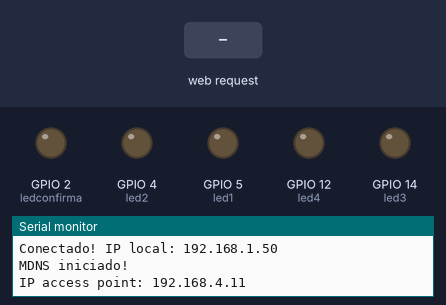
A sketch run on a simulated ESP8266 (NodeMCU). Parts: output pins drawn as LEDs (lit = HIGH), the last lines printed to the serial monitor. The inputs (shaded band) are chosen by the test bench. WiFi joins after 1.5 s; servers stay silent unless stated.

Above: at 3.2 s.
3.3 s: HTTP request GET /1/on received
At 4.2 s:
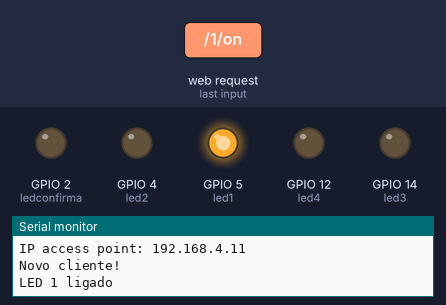
4.8 s: HTTP request GET /2/on received
At 5.4 s:
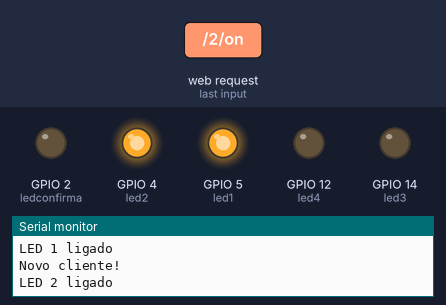
6.3 s: HTTP request GET /1/off received
At 7.5 s:
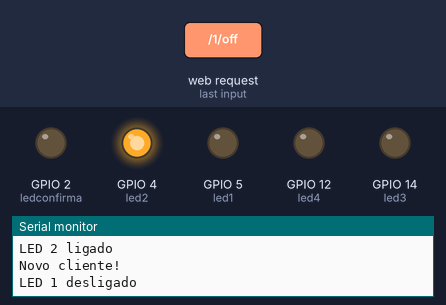
7.8 s: HTTP request GET /3/on received
At 8.9 s:
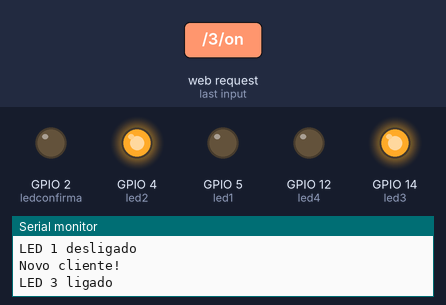
9.3 s: HTTP request GET /2/off received
At 10.0 s:
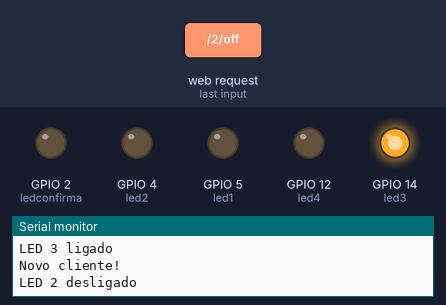
10.8 s: HTTP request GET /4/on received
At 11.1 s:
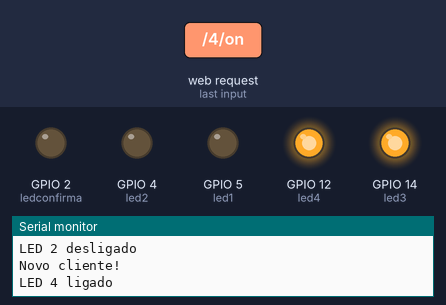
Timing chart, 0 to 13.3 s (numbered marks = the images above; inputs shaded):
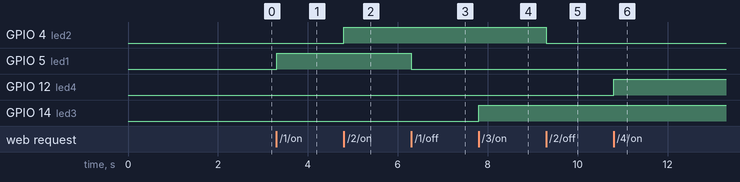

The sketch:

Servidor.ino
```cpp
#include <ESP8266WiFi.h>    // biblioteca wifi
#include <WiFiUdp.h>        // biblioteca udp
#include <ESP8266mDNS.h>

WiFiUDP udp;                // cria um objeto da classe UDP

const char* ssid = "Redmi";         // ID da rede wi-fi existente
const char* pass = "12345678";      // senha da rede wi-fi existente
const char* ap_ssid = "NodeMCU";    // ID da rede wi-fi criada
const char* ap_pass = "12345678";   // senha da rede wi-fi criada

const int port = 555;                     // porta para comunicacao UDP
const int serverport = 80;                // porta para conexao com o servidor

IPAddress stationIP(1,1,1,1);             // IP do esp estacao, placeholder ate a estacao conectar e fornecer seu ip (ver funcao listen)

// variaveis para geracao e formatacao da pagina html
String header;
String tab = "&nbsp;&nbsp;&nbsp;&nbsp;";
String singletab = "&nbsp;";
String paragrafo = "<p></p>";

// portas nas quais estarao ligados os leds acionados pelo esp servidor
const int led1 = 5;
const int led2 = 4;
const int led3 = 14;
const int led4 = 12;
const int ledconfirma = 2;

// variaveis para configuracao do ip local do esp servidor na rede existente
IPAddress local_ip(192,168,43,128);    // ip do esp servidor na rede existente
IPAddress gateway(192,168,43,1);
IPAddress subnet(255,255,255,0);

// variaveis que guardam os estados dos leds e motores
String ledstate_1 = "desligado";
String ledstate_2 = "desligado";
String ledstate_3 = "desligado";
String ledstate_4 = "desligado";
String motorstate_1 = "fechado";
String motorstate_2 = "fechado";

WiFiServer server(serverport);        // cria um objeto da classe WiFiServer

int contador = 0;
int limitecontagem = 500;
bool confirmacao = false;
bool erro = false;

void setup() {
  Serial.begin(115200);               // inicia a comunicacao serial]

  // inicializa as portas dos leds
  pinMode(led1, OUTPUT);
  pinMode(led2, OUTPUT);
  pinMode(led3, OUTPUT);
  pinMode(led4, OUTPUT);

  led(led1,false);
  led(led2,false);
  led(led3,false);
  led(led4,false);

  pinMode(ledconfirma, OUTPUT);
  digitalWrite(ledconfirma, LOW);

  udp.begin(port);                        // inicializa protocolo udp na porta escolhida

  WiFi.mode(WIFI_AP_STA);                 // configura o esp servidor pro modo access point + station (AP para o esp cliente, station na rede existente)
  WiFi.begin(ssid,pass);                  // conecta na rede existente
  WiFi.config(local_ip,subnet,gateway);   // configura o ip do esp servidor na rede existente
  Serial.print("Conectando a rede: ");
  Serial.print(ssid);
  while(WiFi.status() != WL_CONNECTED) {
    Serial.print(".");
    delay(1000);
  }

  Serial.println("");
  Serial.print("Conectado! IP local: ");
  Serial.println(WiFi.localIP());         // mostra o ip do servidor na rede existente (configurado acima)

  // inicia o servido de multicast dns
  if(MDNS.begin("myesp")) {
    Serial.println("MDNS iniciado!");
  }
  MDNS.addService("http","tcp",serverport); // inicia o servico de mDNS para os protocolos http e tcp na porta escolhida

  // configuracao do ip local na rede wi-fi a ser criada
  IPAddress local_ip(192,168,4,11);
  IPAddress gateway(192,168,1,11);
  IPAddress subnet(255,255,255,0);

  WiFi.softAP(ap_ssid,ap_pass);             // configura nome e senha da rede criada
  WiFi.begin();                             // inicia a rede wi-fi na qual o esp cliente vai se conectar
  WiFi.softAPConfig(local_ip, subnet, gateway); // configura o ip do esp servidor na rede criada

  Serial.print("IP access point: ");
  Serial.println(WiFi.softAPIP());          // mostra o ip do esp servidor na rede criada (configurado acima)

  server.begin();                           // inicia o webserver

}

void loop() {
  MDNS.update();                            // checa por conexoes no webserver utilizando o servidor dns local
  WiFiClient client = server.available();   // cria um objeto da classe WiFiClient e mostra o webserver como disponivel
  listen();                                 // checa se ha pacotes udp na porta 555
  if(client){                               // caso um cliente conecte a funcao clientconnected trata da conexao
    clientconnected(client);
  }
}

void clientconnected(WiFiClient client){
  Serial.println("Novo cliente!");
  String currentLine = "";
  while (client.connected()) {
    if (client.available()) {
      char c = client.read();
      header += c;
      if (c == '\n') {
        if (currentLine.length() == 0) {
          client.println("HTTP/1.1 200 OK");
          client.println("Content-type:text/html");
          client.println("Connection: close");
          client.println();

          // liga e desliga os LEDs, manda pacotes para o cliente acionar os motores
          if (header.indexOf("GET /1/on") >= 0) {
            Serial.println("LED 1 ligado");
            ledstate_1 = "ligado";
            led(led1,true);
          } else if (header.indexOf("GET /1/off") >= 0) {
            Serial.println("LED 1 desligado");
            ledstate_1 = "desligado";
            led(led1,false);
          } else if (header.indexOf("GET /2/on") >= 0) {
            Serial.println("LED 2 ligado");
            ledstate_2 = "ligado";
            led(led2,true);
          } else if (header.indexOf("GET /2/off") >= 0) {
            Serial.println("LED 2 desligado");
            ledstate_2 = "desligado";
            led(led2,false);
          } else if (header.indexOf("GET /3/on") >= 0) {
            Serial.println("LED 3 ligado");
            ledstate_3 = "ligado";
            led(led3,true);
          } else if (header.indexOf("GET /3/off") >= 0) {
            Serial.println("LED 3 desligado");
            ledstate_3 = "desligado";
            led(led3,false);
          } else if (header.indexOf("GET /4/on") >= 0) {
            Serial.println("LED 4 ligado");
            ledstate_4 = "ligado";
            led(led4,true);
          } else if (header.indexOf("GET /4/off") >= 0) {
            Serial.println("LED 4 desligado");
            ledstate_4 = "desligado";
            led(led4,false);
          } else if (header.indexOf("GET /m1/l1") >=0) {
            send(50);
            Serial.println("Motor 1 ligado, sentido horario");
            motorstate_1 = "aberto";
          } else if (header.indexOf("GET /m1/l2") >=0) {
            send(51);
            Serial.println("Motor 1 ligado, sentido anti-horario");
            motorstate_1 = "fechado";
          } else if (header.indexOf("GET /m2/l1") >=0) {
            send(60);
            Serial.println("Motor 2 ligado, sentido horario");
            motorstate_2 = "aberto";
          } else if (header.indexOf("GET /m2/l2") >=0) {
            send(61);
            Serial.println("Motor 2 ligado, sentido anti-horario");
            motorstate_2 = "fechado";
          }

          client.println("<!DOCTYPE html><html>");
          client.println("<head><meta name=\"viewport\" content=\"width=device-width, initial-scale=1\">");
          client.println("<link rel=\"icon\" href=\"data:,\">");

          client.println("<style>html { font-family: Helvetica; display: inline-block; margin: 0px auto; text-align: center;}");
          client.println(".button {background-color: #41DD83; border: none; color: white; padding: 8px 12px;");
          client.println("text-decoration: none; font-size: 22px; margin: 2px; cursor: pointer;}");
          client.println(".button2 {background-color: #FF5733;}");
          client.println(".button3 {background-color: #71BEEA;}");
          client.println(".button4 {background-color: #BA71EA;}</style></head>");

          client.println("<body><h1>Sistema de automacao residencial</h1>");

          // mostra o estado do led 1
          client.println("Led 1: " + ledstate_1);
          if(ledstate_1=="ligado") {
            client.println(tab);
          }
          client.println(tab);

          // mostra o estado do led 2
          client.println("Led 2: " + ledstate_2);
          if(ledstate_2=="ligado") {
            client.println(tab);
          }

          client.println(paragrafo);

          // mostra os botoes correspondentes aos estados dos leds
          if (ledstate_1=="desligado") {
            client.println(tab + tab + singletab);
            client.println("<a href=\"/1/on\"><button class=\"button\">LIGAR</button></a>");
          } else {
            client.println("<a href=\"/1/off\"><button class=\"button button2\">DESLIGAR</button></a>");
          }

          client.println(tab);

          if (ledstate_2=="desligado") {
            client.println("<a href=\"/2/on\"><button class=\"button\">LIGAR</button></a>");
            client.println(tab + tab + singletab);
          } else {
            client.println("<a href=\"/2/off\"><button class=\"button button2\">DESLIGAR</button></a>");
          }

          client.println(paragrafo);

          // mostra o estado do led 3
          client.println("Led 3: " + ledstate_3);
          if(ledstate_3=="ligado") {
            client.println(tab);
          }
          client.println(tab);

          // mostra o estado do led 4
          client.println("Led 4: " + ledstate_4);
          if(ledstate_4=="ligado") {
            client.println(tab);
          }
          client.println(paragrafo);

          // mostra os botoes correspondentes aos estados dos leds
          if (ledstate_3=="desligado") {
            client.println(tab + tab + singletab);
            client.println("<a href=\"/3/on\"><button class=\"button\">LIGAR</button></a>");
          } else {
            client.println("<a href=\"/3/off\"><button class=\"button button2\">DESLIGAR</button></a>");
          }

          client.println(tab);

          if (ledstate_4=="desligado") {
            client.println("<a href=\"/4/on\"><button class=\"button\">LIGAR</button></a>");
            client.println(tab + tab + singletab);
          } else {
            client.println("<a href=\"/4/off\"><button class=\"button button2\">DESLIGAR</button></a>");
          }

          client.println(paragrafo);

          // mostra o estado do motor 1
          client.println("Motor 1: " + motorstate_1);
          if(motorstate_1=="ligado") {
            client.println(singletab);
          }
          client.println(tab);

          // mostra o estado do motor 2
          client.println("Motor 2: " + motorstate_2);
          if(motorstate_2=="ligado") {
            client.println(singletab);
          }
          client.println(paragrafo);

          // mostra os botoes correspondentes aos estados dos motores
          if (motorstate_1=="fechado") {
            client.println(tab + singletab);
            client.println("<a href=\"/m1/l1\"><button class=\"button button3\">ABRIR</button></a>");
          } else {
            client.println("<a href=\"/m1/l2\"><button class=\"button button4\">FECHAR</button></a>");
          }

          client.println(tab);

          if (motorstate_2=="fechado") {
            client.println("<a href=\"/m2/l1\"><button class=\"button button3\">ABRIR</button></a>");
            client.println(tab + singletab);
          } else {
            client.println("<a href=\"/m2/l2\"><button class=\"button button4\">FECHAR</button></a>");
          }

          client.println("</body></html>");

          client.println();

          break;
        } else {
          currentLine = "";
        }
      } else if (c != '\r') {
        currentLine += c;
      }
    }
  }
  header = "";
  client.stop();
}

void send(int num) {
  udp.beginPacket(stationIP, port);
  udp.println(num);
  udp.endPacket();
}

void listen() {
  String req;
  if (udp.parsePacket() > 0) {
    req = "";
    while (udp.available() > 0) {
      char z = udp.read();
      req += z;
    }
    stationIP = udp.remoteIP();
    Serial.print("IP station: ");
    Serial.println(stationIP);
    digitalWrite(ledconfirma, HIGH);
    }
  udp.flush();
}

void led(int porta, bool sinal) {
  if(sinal) {
    digitalWrite(porta,HIGH);
  } else {
    digitalWrite(porta,LOW);
  }
}
```

Measured:
- after the input at 3.3 s, GPIO 5 (led1): LOW → HIGH at once
- after the input at 4.8 s, GPIO 4 (led2): LOW → HIGH at once
- after the input at 6.3 s, GPIO 5 (led1): HIGH → LOW at once
- after the input at 7.8 s, GPIO 14 (led3): LOW → HIGH at once
- after the input at 9.3 s, GPIO 4 (led2): HIGH → LOW at once
- after the input at 10.8 s, GPIO 12 (led4): LOW → HIGH at once
